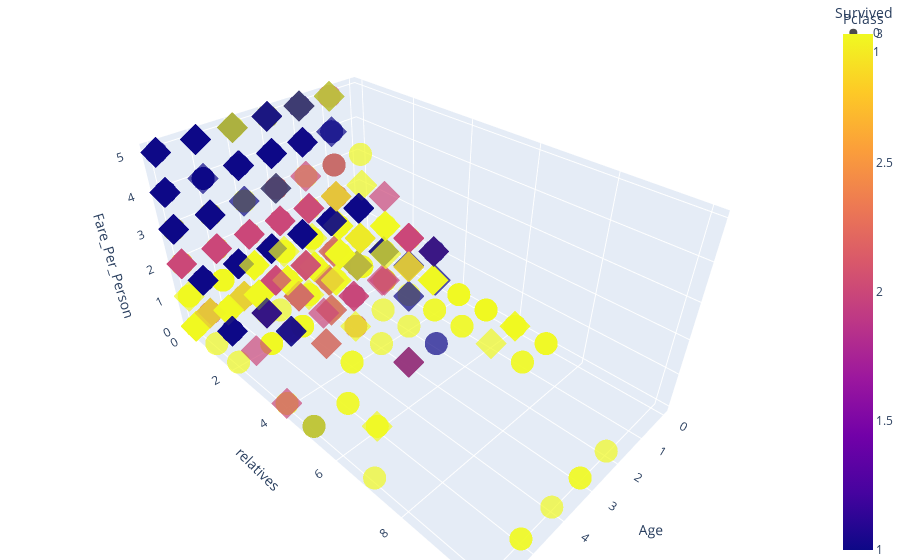

Notebook source saved alongside this figure:
### Markdown cell above
#### 4.1.2 Survie selon la classe, l'âge, le prix du billet et la taille de la famille

**Légende** : <br>
> Losange = Survivant<br>
Rond = Décédé<br>

> Jaune = 3ème classe<br>
Rouge = 2ème classe<br>
Bleu = 1ère classe<br>

Ce plot est chargé d'infos, et nous permet de tirer plusieurs hypothèses :<br>

- *Avoir payé son ticket plus cher augmente les chances de survie*
- *Avoir une grande famille diminue les chances de survie*
- *Être en 3ème classe diminue grandement les chances de survie*
- *L'âge n'influe que peu sur les chances de survie*

### Code cell
df = train_df[['Survived', 'Pclass', 'Age', 'relatives', 'Fare_Per_Person']]
fig = px.scatter_3d(df, x='Age', y='relatives', z='Fare_Per_Person',
              symbol ='Survived', color='Pclass', opacity=0.7)
fig.update_layout(margin=dict(l=0, r=0, b=0, t=0))
fig.show()

### Figure 1 — Plotly figure (JSON) as saved in the notebook; plotly's stock layout.template omitted (floating-point values rounded to 4 significant figures; data arrays with more than 128 entries replaced by an {"elided": "..."} marker saying what was removed)
{"data": [{"hoverlabel": {"namelength": 0}, "hovertemplate": "Survived=0<br>Age=%{x}<br>relatives=%{y}<br>Fare_Per_Person=%{z}<br>Pclass=%{marker.color}", "legendgroup": "0", "marker": {"color": {"elided": "549 int values"}, "coloraxis": "coloraxis", "opacity": 0.7, "symbol": "circle"}, "mode": "markers", "name": "0", "scene": "scene", "showlegend": true, "type": "scatter3d", "x": {"elided": "549 int values"}, "y": {"elided": "549 int values"}, "z": {"elided": "549 int values"}}, {"hoverlabel": {"namelength": 0}, "hovertemplate": "Survived=1<br>Age=%{x}<br>relatives=%{y}<br>Fare_Per_Person=%{z}<br>Pclass=%{marker.color}", "legendgroup": "1", "marker": {"color": {"elided": "342 int values"}, "coloraxis": "coloraxis", "opacity": 0.7, "symbol": "diamond"}, "mode": "markers", "name": "1", "scene": "scene", "showlegend": true, "type": "scatter3d", "x": {"elided": "342 int values"}, "y": {"elided": "342 int values"}, "z": {"elided": "342 int values"}}], "layout": {"coloraxis": {"colorbar": {"title": {"text": "Pclass"}}, "colorscale": [[0, "#0d0887"], [0.1111, "#46039f"], [0.2222, "#7201a8"], [0.3333, "#9c179e"], [0.4444, "#bd3786"], [0.5556, "#d8576b"], [0.6667, "#ed7953"], [0.7778, "#fb9f3a"], [0.8889, "#fdca26"], [1, "#f0f921"]]}, "legend": {"title": {"text": "Survived"}, "tracegroupgap": 0}, "margin": {"b": 0, "l": 0, "r": 0, "t": 0}, "scene": {"domain": {"x": [0, 1], "y": [0, 1]}, "xaxis": {"title": {"text": "Age"}}, "yaxis": {"title": {"text": "relatives"}}, "zaxis": {"title": {"text": "Fare_Per_Person"}}}}}
